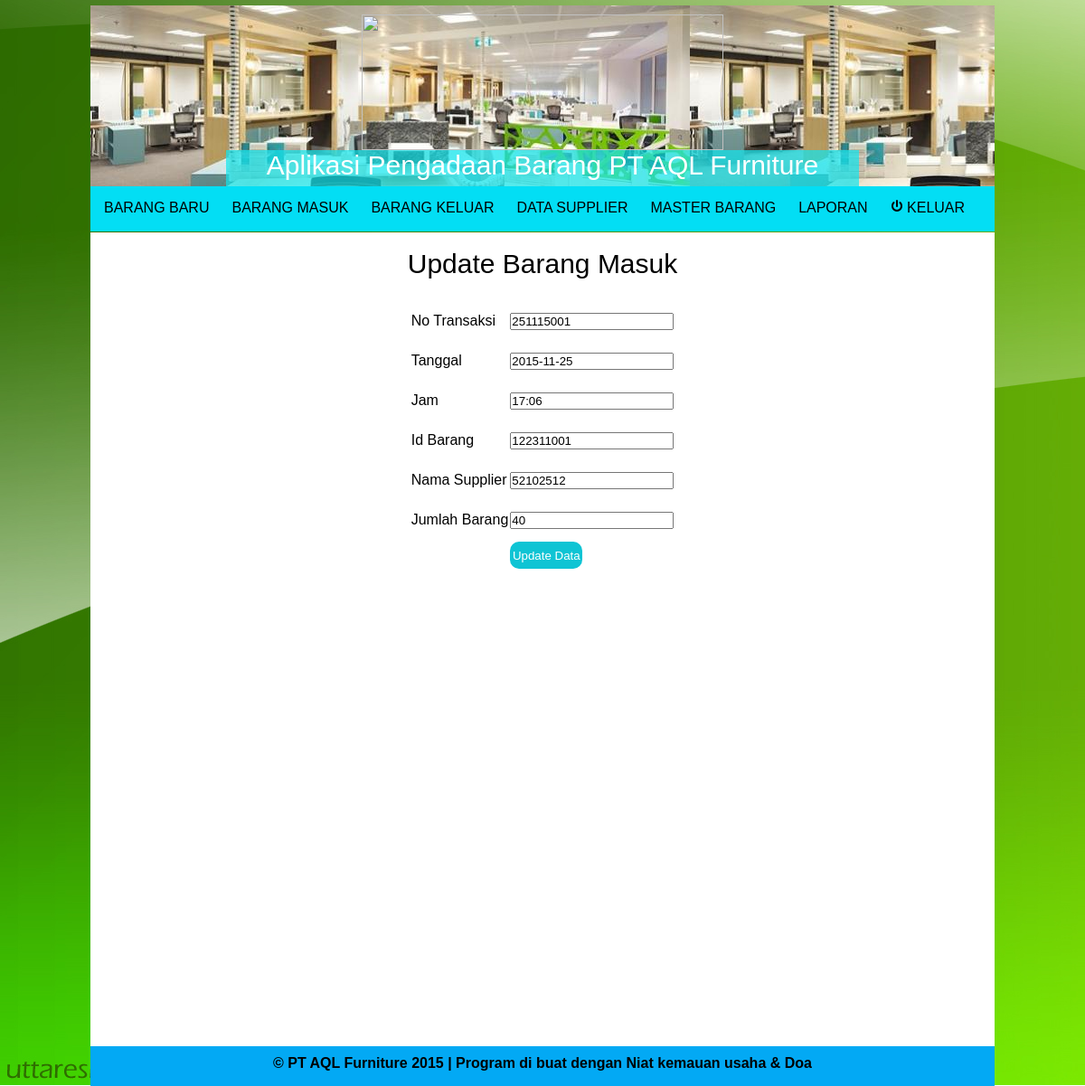
The page /updatebarangmasuk.php?id=251115001 on the database its author committed.
### tables this page shows
CREATE TABLE IF NOT EXISTS `barang_masuk` (
  `no_trans` int(11) NOT NULL,
  `tgl` varchar(100) NOT NULL,
  `jam` varchar(100) NOT NULL,
  `id_barang` varchar(100) NOT NULL,
  `id_supplier` varchar(100) NOT NULL,
  `jumlah` varchar(100) NOT NULL
);

### fungsi.php (called while the page is built, shortened)
<?php
function tampilbarangmasuk_per_id($id){
	global $link;
	$query= "SELECT * FROM barang_masuk WHERE no_trans=$id";
	$result= mysqli_query($link, $query) or die("Update data Gagal");
	return $result;
}
?>

### updatebarangmasuk.php (the view, shortened to what this page needs)
<?php
include "head.php";
$result=tampilbarangmasuk_per_id($_GET['id']);
while ($row=mysqli_fetch_assoc($result)) {
?>
<div class="body">
<br>
<center><p>Update Barang Masuk<p></center>
<br>
<div id="tabel">
<form action="" method="post">
	<table border="0" align="center" style="height:300;">
		<tr>
			<td>No Transaksi</td>
			<td><input type="number" name="notrans" value="<?php echo $row['no_trans'];?>"></td>
		</tr>
		<tr>
			<td>Tanggal</td>
			<td><input type="text" name="tgl" value="<?php echo $row['tgl'];?>"></td>
		</tr>
		<tr>
			<td>Jam</td>
			<td><input type="text" name="jam" value="<?php echo $row['jam'];?>"></td>
		</tr>
		<tr>
			<td>Id Barang</td>
			<td><input type="number" name="idbarang" value="<?php echo $row['id_barang'];?>"></td>
		</tr>
		<tr>
			<td>Nama Supplier</td>
			<td><input type="text" name="idsup" value="<?php echo $row['id_supplier'];?>"></td>
		</tr>
		<tr>
			<td>Jumlah Barang</td>
			<td><input type="number" name="jumlah" value="<?php echo $row['jumlah'];?>"></td>
		</tr>
		<tr>
			<td></td>
			<td><input type="submit" name="tambah" value="Update Data" class="tombol"></td>
		</tr>
	</table>
</form>
<?php } ;?>
</div>
<?php include "foot.php";?>

### style.css (style rules this page uses)
* { padding: 0; margin: 0; font-family: sans-serif; }

### updatebarangmasuk.php (style rules this page uses)
p { font-size: 30px; }
.body { background-color:white; height: 900px; }
table { margin:5px auto; line-height: 40px; }
.tombol { background-color: #0FC4D4; height: 30px; width: 80px; border:0px; border-radius: 10px; color: white; }

### rows shown on the page
barang_masuk: notrans "251115001", tgl "2015-11-25", jam "17:06", idbarang "122311001", idsup "52102512", jumlah "40"
